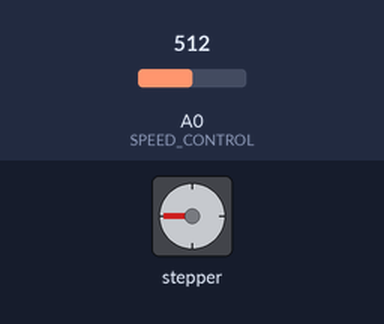
Bench run of a sketch on a simulated Arduino Uno, built with avr-gcc and run on an emulated ATmega328P. Shown: stepper motor. Inputs (shaded band) come from the test bench; at power-on: A0 (SPEED_CONTROL) = 512. Stepper angles assume 200 steps per turn.

Above: at 1.2 s.
1.3 s: A0 (SPEED_CONTROL) set to 716
At 1.69 s:
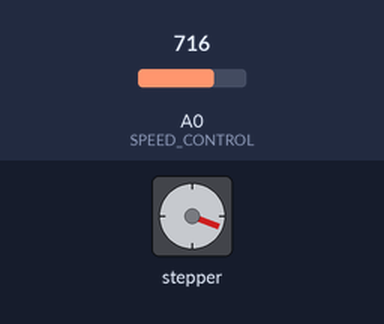
4.3 s: A0 (SPEED_CONTROL) set to 900
At 4.71 s:
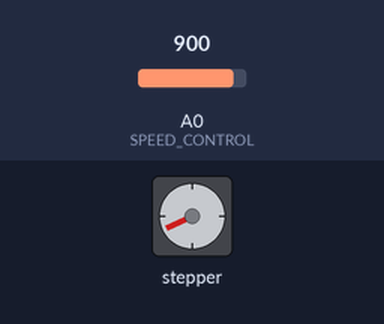
7.3 s: A0 (SPEED_CONTROL) set to 1023
At 7.73 s:
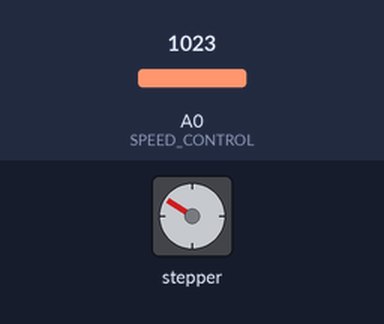
Timing chart, 0 to 19.3 s (numbered marks = the images above; inputs shaded):
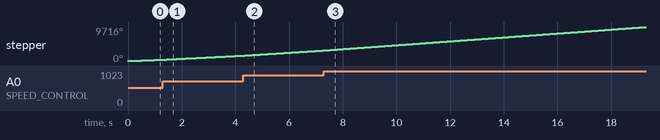

The sketch:

stepper.ino
```cpp
/*
  Stepper Motor Demonstration 3
  Stepper-Demo3.ino
  Demonstrates NEMA 17 Bipolar Stepper with L298N Driver
  Uses Potentiometer on Analog Input A0
  Uses Arduino Stepper Library

  DroneBot Workshop 2018
  https://dronebotworkshop.com
*/

// Include the Arduino Stepper Library
#include <Stepper.h>

// Define Constants

// Number of steps per output rotation
const int STEPS_PER_REV = 200;
const int SPEED_CONTROL = A0;

// Create Instance of Stepper Class
// Specify Pins used for motor coils
// The pins used are 8,9,10,11
// Connected to L298N Motor Driver In1, In2, In3, In4
// Pins entered in sequence 1-2-3-4 for proper step sequencing

Stepper stepper_NEMA17(STEPS_PER_REV, 8, 9, 10, 11);

void setup() {
  // nothing to do inside the setup
}

void loop() {
  // read the sensor value:
  int sensorReading = analogRead(SPEED_CONTROL);
  // map it to a range from 0 to 100:
  int motorSpeed = map(sensorReading, 0, 1023, 0, 100);
  // set the motor speed:
  if (motorSpeed > 0) {
    stepper_NEMA17.setSpeed(motorSpeed);
    // step 1/100 of a revolution:
    stepper_NEMA17.step(STEPS_PER_REV / 100);
  }
}
```
